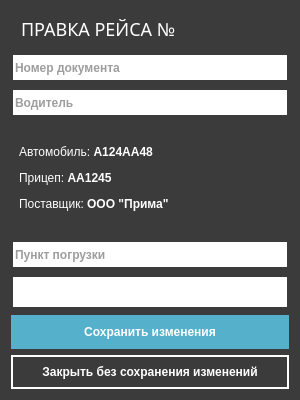
<?xml version="1.0" encoding="UTF-8"?>
<ui version="4.0">
 <class>Form</class>
 <widget class="QWidget" name="Form">
  <property name="windowModality">
   <enum>Qt::ApplicationModal</enum>
  </property>
  <property name="geometry">
   <rect>
    <x>0</x>
    <y>0</y>
    <width>300</width>
    <height>400</height>
   </rect>
  </property>
  <property name="focusPolicy">
   <enum>Qt::WheelFocus</enum>
  </property>
  <property name="windowTitle">
   <string>Form</string>
  </property>
  <property name="styleSheet">
   <string notr="true">QWidget{
	background-color:#3a3b3a;
	color:#ffffff;
	border-color:#3a3b3a;
	border-style: solid;
	border-width:2px;
}
QLineEdit{
	background-color:#ffffff;
	color:#3a3b3a;
	border-color:#3a3b3a;
	border-style:solid;;
	border-width:2px;
	height:25px;
	font:bold
}
QLineEdit::focus{
	border-style:solid;
	border-width:2px;
	border-color:#54b0cb;
}
QLabel{
	background-color:#3a3b3a;
	border:0px solid #3a3b3a;
	padding:5px
}
QPushButton{
	background-color:#54b0cb;
	color:#ffffff;
	font:bold;
	height:30px;
	border-color:#54b0cb;
}
QPushButton::hover{
	background-color:#448fa6;
	border-color:#448fa6;
}
QPushButton::focus{
	background-color:#448fa6;
}
QPushButton::pressed{
	background-color:#3a3b3a;
	color:#ffffff;
	font:bold;
	border-style:solid;
	border-color:#ffffff;
	border-width:2px;
}
QComboBox{
	background-color:#ffffff;
	border-color:#3a3b3a;
	border-style:solid;;
	border-width:2px;
	color:#3a3b3a;
	width:50px;
	height:30px;
	font:bold;
	padding-left:5px
}
QComboBox::focus{
	border-style:solid;
	border-width:2px;
	border-color:#54b0cb;
}
QComboBox QAbstractItemView {
	background-color:#ffffff;
	color:#3a3b3a;
    border: 2px solid #ffffff;
	padding-left:2px;
	padding-right:2px;
	padding-top:2px;
	padding-bottom:2px
}
QComboBox::drop-down {
   width: 24px;
   border: 2px;
}
QComboBox::down-arrow {
    image: url(&quot;/home/krsnvss/beetcount/operators_gui/res/if_chevron-left.png&quot;);
    width: 16px;
    height: 16px;
}
QComboBox::down-arrow::hover {
    image: url(&quot;/home/krsnvss/beetcount/operators_gui/res/if_chevron-down.png&quot;);
    width: 16px;
    height: 16px;
}
QTableView{
	background-color:#ffffff;
	alternate-background-color:#e2e2e2;
	color:#3a3b3a;
	selection-color:#ffffff;
	selection-background-color:#54b0cb;
	border:2px solid #ffffff;
}
QHeaderView::section{
    background-color:#448fa6;
	color:#ffffff;
	font:bold;
	height:40px;
}</string>
  </property>
  <layout class="QVBoxLayout" name="verticalLayout">
   <item>
    <widget class="QLabel" name="headerLbl">
     <property name="sizePolicy">
      <sizepolicy hsizetype="Expanding" vsizetype="Fixed">
       <horstretch>0</horstretch>
       <verstretch>0</verstretch>
      </sizepolicy>
     </property>
     <property name="styleSheet">
      <string notr="true">QLabel{
	color:#ffffff;
	font:18px bold;
	border:0px solid #3a3b3a;
}</string>
     </property>
     <property name="text">
      <string>ПРАВКА РЕЙСА №</string>
     </property>
    </widget>
   </item>
   <item>
    <widget class="QLineEdit" name="docEdit">
     <property name="sizePolicy">
      <sizepolicy hsizetype="Expanding" vsizetype="Fixed">
       <horstretch>0</horstretch>
       <verstretch>0</verstretch>
      </sizepolicy>
     </property>
     <property name="placeholderText">
      <string>Номер документа</string>
     </property>
     <property name="clearButtonEnabled">
      <bool>false</bool>
     </property>
    </widget>
   </item>
   <item>
    <widget class="QLineEdit" name="driverEdit">
     <property name="readOnly">
      <bool>true</bool>
     </property>
     <property name="placeholderText">
      <string>Водитель</string>
     </property>
     <property name="clearButtonEnabled">
      <bool>false</bool>
     </property>
    </widget>
   </item>
   <item>
    <widget class="QLabel" name="infoLbl">
     <property name="styleSheet">
      <string notr="true"/>
     </property>
     <property name="text">
      <string>&lt;html&gt;&lt;head/&gt;&lt;body&gt;&lt;p&gt;Автомобиль: &lt;span style=&quot; font-weight:600;&quot;&gt;А124АА48&lt;/span&gt;&lt;/p&gt;&lt;p&gt;Прицеп: &lt;span style=&quot; font-weight:600;&quot;&gt;АА1245&lt;/span&gt;&lt;/p&gt;&lt;p&gt;Поставщик: &lt;span style=&quot; font-weight:600;&quot;&gt;ООО &amp;quot;Прима&amp;quot;&lt;/span&gt;&lt;/p&gt;&lt;/body&gt;&lt;/html&gt;</string>
     </property>
    </widget>
   </item>
   <item>
    <widget class="QLineEdit" name="loadEdit">
     <property name="readOnly">
      <bool>true</bool>
     </property>
     <property name="placeholderText">
      <string>Пункт погрузки</string>
     </property>
     <property name="clearButtonEnabled">
      <bool>false</bool>
     </property>
    </widget>
   </item>
   <item>
    <widget class="QComboBox" name="unloadsList"/>
   </item>
   <item>
    <widget class="QPushButton" name="saveBtn">
     <property name="styleSheet">
      <string notr="true">QPushButton{
	background-color:#54b0cb;
	color:#ffffff;
	font:bold;
	height:30px;
	border-color:#54b0cb;
}
QPushButton::hover{
	background-color:#448fa6;
	border-color:#448fa6;
}
QPushButton::focus{
	background-color:#448fa6;
}
QPushButton::pressed{
	background-color:#3a3b3a;
	color:#ffffff;
	font:bold;
	border-style:solid;
	border-color:#ffffff;
	border-width:2px;
}</string>
     </property>
     <property name="text">
      <string>Сохранить изменения</string>
     </property>
     <property name="flat">
      <bool>true</bool>
     </property>
    </widget>
   </item>
   <item>
    <widget class="QPushButton" name="cancelBtn">
     <property name="styleSheet">
      <string notr="true">QPushButton{
	background-color:#3a3b3a;
	color:#ffffff;
	font:bold;
	border:2px solid #ffffff;
}
QPushButton::hover{
	color:#448fa6;
	border:2px solid #448fa6;
}
QPushButton::pressed{
	color:#3a3b3a;
	border:2px solid #3a3b3a;
}</string>
     </property>
     <property name="text">
      <string>Закрыть без сохранения изменений</string>
     </property>
    </widget>
   </item>
  </layout>
  <action name="changeDriver">
   <property name="icon">
    <iconset>
     <normaloff>../res/if_edit.png</normaloff>../res/if_edit.png</iconset>
   </property>
   <property name="text">
    <string>Изменить водителя</string>
   </property>
   <property name="toolTip">
    <string>Изменить водителя</string>
   </property>
  </action>
  <action name="changeLoad">
   <property name="icon">
    <iconset>
     <normaloff>../res/if_edit.png</normaloff>../res/if_edit.png</iconset>
   </property>
   <property name="text">
    <string>Изменить пункт погрузки</string>
   </property>
   <property name="toolTip">
    <string>Изменить пункт погрузки</string>
   </property>
  </action>
 </widget>
 <resources/>
 <connections/>
</ui>
